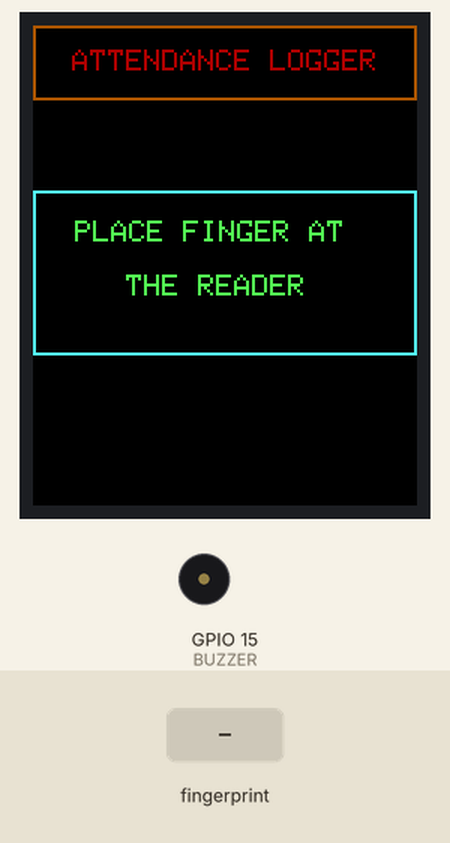
Simulated run of this sketch. Board: ESP32. Shown: 128×160 colour display, buzzer (waves = sounding, pin HIGH). The test bench sets the inputs (shaded band). WiFi joins after 1.5 s; servers stay silent unless stated; uploads are accepted with an empty reply; what the sketch prints to the serial monitor is not drawn.

Above: at 7.9 s.
8.0 s: finger stored as number 1 placed on the sensor
At 9.32 s:
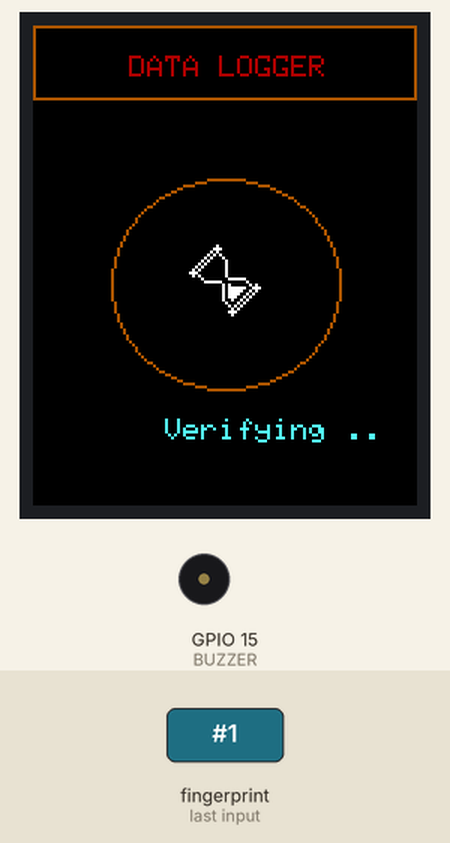
At 11.1 s:
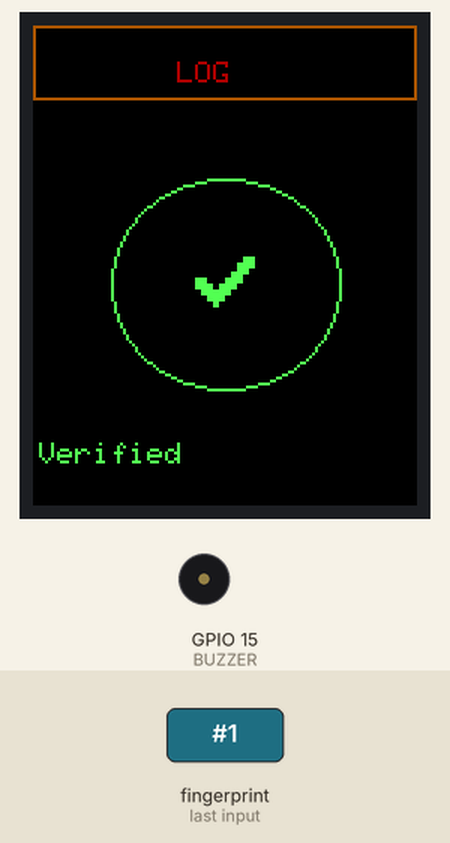
Timing chart, 0 to 12.6 s (numbered marks = the images above; inputs shaded):
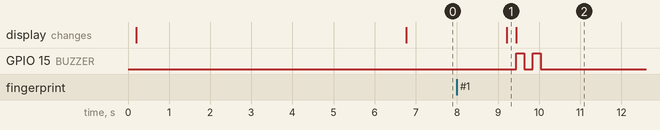

The sketch:

datalogger.ino
```cpp
#include <WiFi.h>
#include <WiFiClientSecure.h>  // Secure WiFi Client for HTTPS
#include <Arduino.h>
#include <HTTPClient.h>
#include <Adafruit_Fingerprint.h>
#include <TFT_eSPI.h>

// WiFi Credentials
#define WIFI_SSID "datalogger"
#define WIFI_PASSWORD "datalogger"

// Google Sheets API URL
const char* sheet_url = "yoursheedid?name=";
//https://script.google.com/macros/s/AKfycbzWCCos0pdQE921ADdz6aA59n1sMGveYok0SUw62ao9ROc0x65H_2tvTQAxJZuqbR3A/exec?name=
// Hardware Pins
#define BUZZER 15
#define FINGERPRINT_RX 16  // RX of Fingerprint Sensor (Connect to TX on ESP32)
#define FINGERPRINT_TX 17  // TX of Fingerprint Sensor (Connect to RX on ESP32)

// Initialize Components
TFT_eSPI tft = TFT_eSPI();
HardwareSerial mySerial(2);  // UART2 for fingerprint sensor
Adafruit_Fingerprint finger = Adafruit_Fingerprint(&mySerial);

// Function Prototypes
void placeFingerMessage();
void verifying();
void notfound();
void verifiedMessage(String data);
int getFingerprintID();
void sendToGoogleSheets(int userID);
void connectWiFi();

// Setup Function
void setup() {
  Serial.begin(115200);
  mySerial.begin(57600, SERIAL_8N1, FINGERPRINT_RX, FINGERPRINT_TX);
  pinMode(BUZZER, OUTPUT);

  tft.begin();
  tft.fillRect(0, 0, 128, 160, 0x0);
  tft.setRotation(4);

  connectWiFi();

  if (finger.verifyPassword()) {
    Serial.println("Fingerprint sensor found!");
  } else {
    Serial.println("Fingerprint sensor NOT found!");
    while (1);
  }

  // Wait for user input
  Serial.println("Type 'enroll' to register a new fingerprint or wait to continue...");
  unsigned long startTime = millis();
  while (millis() - startTime < 5000) {  // 5-second window
    if (Serial.available()) {
      String command = Serial.readStringUntil('\n');
      command.trim();
      if (command.equalsIgnoreCase("enroll")) {
        Serial.println("Entering enrollment mode...");
        enrollFingerprint();
      }
    }
  }
}

// Function to enroll a new fingerprint
void enrollFingerprint() {
  int id;
  Serial.println("Enter ID for new fingerprint (1-127):");
  while (true) {
    if (Serial.available()) {
      id = Serial.parseInt();
      if (id > 0 && id < 128) break;
      Serial.println("Invalid ID. Enter a number between 1-127:");
    }
  }

  Serial.print("Place finger on the scanner...");

  while (finger.getImage() != FINGERPRINT_OK);

  if (finger.image2Tz(1) != FINGERPRINT_OK) {
    Serial.println("Failed to process fingerprint. Try again.");
    return;
  }

  Serial.println("Remove finger...");
  delay(2000);
  while (finger.getImage() != FINGERPRINT_NOFINGER);

  Serial.println("Place the same finger again...");
  while (finger.getImage() != FINGERPRINT_OK);

  if (finger.image2Tz(2) != FINGERPRINT_OK) {
    Serial.println("Failed to process second scan. Try again.");
    return;
  }

  if (finger.createModel() != FINGERPRINT_OK) {
    Serial.println("Failed to create fingerprint model.");
    return;
  }

  if (finger.storeModel(id) == FINGERPRINT_OK) {
    Serial.println("Fingerprint enrolled successfully!");
  } else {
    Serial.println("Error storing fingerprint.");
  }
}

int flag = 0;
// Loop Function
void loop() {
  placeFingerMessage();

  int userID = getFingerprintID();
  if (userID > 0) {
    flag = 0;
    verifying();
    Serial.print("User ID: ");
    Serial.println(userID);

    // Send to Google Sheets
    sendToGoogleSheets(userID);

    // Buzzer Indication
    digitalWrite(BUZZER, HIGH);
    delay(200);
    digitalWrite(BUZZER, LOW);
    delay(200);
    digitalWrite(BUZZER, HIGH);
    delay(200);
    digitalWrite(BUZZER, LOW);

    delay(3000);  // Extra delay to prevent rapid resets
  } else if (userID == -2) {
    Serial.println("Wrong Fingerprint");
    no_Finger();
    digitalWrite(BUZZER, HIGH);
    delay(1000);
    digitalWrite(BUZZER, LOW);
    flag = 0;
  }

  delay(2000);  // Wait before next scan
}

// Function to Get Fingerprint ID
int getFingerprintID() {
  int result = finger.getImage();
  if (result != FINGERPRINT_OK) return -1;

  result = finger.image2Tz();
  if (result != FINGERPRINT_OK) return -2;

  result = finger.fingerFastSearch();
  if (result != FINGERPRINT_OK) return -2;

  return finger.fingerID;
}

// Function to Ensure WiFi is Connected
void connectWiFi() {
  Serial.print("Connecting to WiFi...");
  WiFi.begin(WIFI_SSID, WIFI_PASSWORD);
  unsigned long startTime = millis();
  while (WiFi.status() != WL_CONNECTED && millis() - startTime < 10000) {
    Serial.print(".");
    nowifi();
    delay(500);
  }

  if (WiFi.status() == WL_CONNECTED) {
    Serial.println("\nWiFi connected");
    Serial.println("IP address: " + WiFi.localIP().toString());
  } else {
    nowifi();
    Serial.println("\nFailed to connect to WiFi. Restarting...");
    ESP.restart();  // Restart ESP32 if WiFi fails
  }
}
void nowifi(){
  static const unsigned char PROGMEM image_download_bits[] = { 0x00, 0x03, 0x00, 0x00, 0x00, 0x07, 0x80, 0x00, 0x00, 0x0f, 0xc0, 0x00, 0x00, 0x0f, 0xc0, 0x00, 0x00, 0x1f, 0xe0, 0x00, 0x00, 0x3c, 0xf0, 0x00, 0x00, 0x3c, 0xf0, 0x00, 0x00, 0x7c, 0xf8, 0x00, 0x00, 0xfc, 0xfc, 0x00, 0x00, 0xfc, 0xfc, 0x00, 0x01, 0xfc, 0xfe, 0x00, 0x03, 0xfc, 0xff, 0x00, 0x03, 0xfc, 0xff, 0x00, 0x07, 0xfc, 0xff, 0x80, 0x0f, 0xfc, 0xff, 0xc0, 0x0f, 0xfc, 0xff, 0xc0, 0x1f, 0xfc, 0xff, 0xe0, 0x3f, 0xff, 0xff, 0xf0, 0x3f, 0xff, 0xff, 0xf0, 0x7f, 0xfc, 0xff, 0xf8, 0xff, 0xfc, 0xff, 0xfc, 0xff, 0xff, 0xff, 0xfc, 0x7f, 0xff, 0xff, 0xf8 };

  tft.fillRect(0, 0, 128, 160, 0x0);

  tft.drawEllipse(65, 78, 31, 29, 0xFAAA);

  tft.setTextColor(0xFAAA);
  tft.setTextSize(1);
  tft.setFreeFont();
  tft.drawString("NO INTERNET CONNECTION", 3, 137);

  tft.drawBitmap(51, 64, image_download_bits, 30, 23, 0xFFEA);
}
// Function to Send Data to Google Sheets
void sendToGoogleSheets(int userID) {
  if (WiFi.status() != WL_CONNECTED) {
    Serial.println("WiFi disconnected! Reconnecting...");
    connectWiFi();
  }

  if (WiFi.status() == WL_CONNECTED) {
    WiFiClientSecure client;
    client.setInsecure();  // Ignore SSL verification (For Google Sheets)

    String url = sheet_url + String(userID);
    Serial.println("Sending request: " + url);

    HTTPClient http;
    http.setTimeout(10000);                                  // Increase timeout to 10 seconds
    http.setFollowRedirects(HTTPC_STRICT_FOLLOW_REDIRECTS);  // Enable redirection handling

    if (http.begin(client, url)) {  // Use Secure Client
      int httpCode = http.GET();
      if (httpCode > 0) {
        String response = http.getString();
        Serial.println("Full Response:");
        Serial.println(response);
        verifiedMessage(response);
        Serial.printf("Server Response Code: %d\n", httpCode);
      } else {
        Serial.printf("HTTP Request failed: %s\n", http.errorToString(httpCode).c_str());
      }
      http.end();
    } else {
      Serial.println("Failed to connect to server");
      notfound();
    }
  } else {
    Serial.println("WiFi not connected, cannot send data.");
  }
}

// TFT Display Functions
void placeFingerMessage() {
  if (flag == 0) {
    tft.fillRect(0, 0, 128, 160, 0x0);
    flag = 1;
  }
  tft.setTextColor(0xA800);
  tft.setTextSize(1);
  tft.drawString("ATTENDANCE LOGGER", 13, 8);
  tft.drawRect(0, 0, 128, 25, 0xAAA0);
  tft.drawRect(0, 55, 128, 55, 0x57FF);
  tft.setTextColor(0x57EA);
  tft.drawString("PLACE FINGER AT", 14, 65);
  tft.setTextColor(0xAAA0);
  //tft.drawString("IEDC@Saintgits", 22, 150);
  tft.setTextColor(0x57EA);
  tft.drawString("THE READER", 31, 83);
}
void no_Finger() {
  static const unsigned char PROGMEM image_download_bits[] = { 0x00, 0x03, 0x00, 0x00, 0x00, 0x07, 0x80, 0x00, 0x00, 0x0f, 0xc0, 0x00, 0x00, 0x0f, 0xc0, 0x00, 0x00, 0x1f, 0xe0, 0x00, 0x00, 0x3c, 0xf0, 0x00, 0x00, 0x3c, 0xf0, 0x00, 0x00, 0x7c, 0xf8, 0x00, 0x00, 0xfc, 0xfc, 0x00, 0x00, 0xfc, 0xfc, 0x00, 0x01, 0xfc, 0xfe, 0x00, 0x03, 0xfc, 0xff, 0x00, 0x03, 0xfc, 0xff, 0x00, 0x07, 0xfc, 0xff, 0x80, 0x0f, 0xfc, 0xff, 0xc0, 0x0f, 0xfc, 0xff, 0xc0, 0x1f, 0xfc, 0xff, 0xe0, 0x3f, 0xff, 0xff, 0xf0, 0x3f, 0xff, 0xff, 0xf0, 0x7f, 0xfc, 0xff, 0xf8, 0xff, 0xfc, 0xff, 0xfc, 0xff, 0xff, 0xff, 0xfc, 0x7f, 0xff, 0xff, 0xf8 };

  tft.fillRect(0, 0, 128, 160, 0x0);

  tft.drawEllipse(65, 78, 31, 29, 0xFAAA);

  tft.setTextColor(0xFAAA);
  tft.setTextSize(1);
  tft.setFreeFont();
  tft.drawString("FINGERRINT NOT FOUND", 3, 137);

  tft.drawBitmap(51, 64, image_download_bits, 30, 23, 0xFFEA);
}

void verifying() {
  static const unsigned char PROGMEM image_download_bits[] = { 0x00, 0x40, 0x00, 0x00, 0xe0, 0x00, 0x01, 0x40, 0x00, 0x02, 0xa0, 0x00, 0x05, 0x10, 0x00, 0x0a, 0x08, 0x00, 0x14, 0x08, 0x00, 0x28, 0x08, 0x00, 0x50, 0x08, 0x00, 0xe0, 0x08, 0x00, 0x50, 0x08, 0x00, 0x08, 0x07, 0xe0, 0x07, 0xe0, 0x10, 0x00, 0x14, 0x0a, 0x00, 0x17, 0xe7, 0x00, 0x17, 0xca, 0x00, 0x17, 0x94, 0x00, 0x17, 0x28, 0x00, 0x12, 0x50, 0x00, 0x08, 0xa0, 0x00, 0x05, 0x40, 0x00, 0x02, 0x80, 0x00, 0x07, 0x00, 0x00, 0x02, 0x00 };
  tft.fillRect(0, 0, 128, 160, 0x0);

  tft.setTextColor(0xA800);
  tft.setTextSize(1);
  tft.setFreeFont();
  tft.drawString("DATA LOGGER", 32, 10);

  tft.drawRect(0, 0, 128, 25, 0xAAA0);

  tft.drawEllipse(64, 86, 38, 35, 0xAAA0);

  tft.drawBitmap(52, 73, image_download_bits, 24, 24, 0xFFFF);

  tft.setTextColor(0x57FF);
  tft.drawString("Verifying ..", 44, 131);
}

void verifiedMessage(String data) {
  static const unsigned char PROGMEM image_download_bits[] = { 0x00, 0x00, 0xf0, 0x00, 0x00, 0xf0, 0x00, 0x03, 0xf0, 0x00, 0x03, 0xf0, 0x00, 0x03, 0xc0, 0x00, 0x0f, 0xc0, 0x00, 0x0f, 0x00, 0xf0, 0x3f, 0x00, 0xf0, 0x3f, 0x00, 0xfc, 0xfc, 0x00, 0xfc, 0xfc, 0x00, 0x3f, 0xf0, 0x00, 0x3f, 0xf0, 0x00, 0x0f, 0xc0, 0x00, 0x0f, 0xc0, 0x00, 0x03, 0x00, 0x00, 0x03, 0x00, 0x00 };
  tft.fillRect(0, 0, 128, 160, 0x0);
  tft.setTextColor(0xA800);
  tft.setTextSize(1);
  tft.setFreeFont();
  tft.drawString("LOG", 48, 12);

  tft.drawRect(0, 0, 128, 25, 0xAAA0);

  tft.drawEllipse(64, 86, 38, 35, 0x57EA);

  tft.setTextColor(0x57EA);
  tft.drawString("Verified " + data, 2, 139);

  tft.drawBitmap(54, 77, image_download_bits, 20, 17, 0x57EA);
}

void notfound() {
  tft.fillRect(0, 0, 128, 160, 0x0);
  tft.setTextColor(0xFAAA);
  tft.setTextSize(1);
  tft.drawString("ERROR REGISTERING", 3, 137);
}
```

Measured:
- after the input at 8.0 s, GPIO 15 (BUZZER): alternates HIGH for 0.20 s and LOW for 0.20 s, 4 changes in all, then stays LOW, starting after 1.4 s; the display: changes after 1.2 s (image 1)
